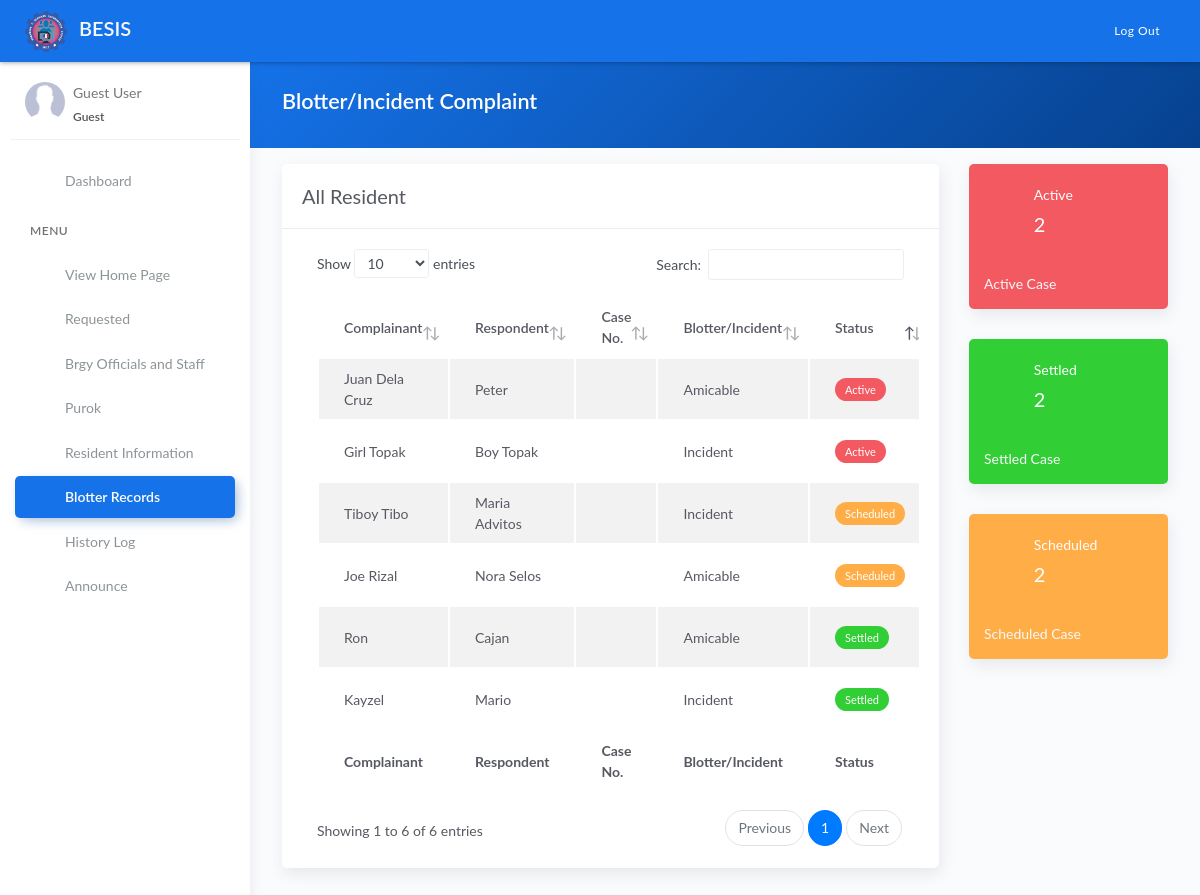
The page /blotter.php on the database its author committed.
### tables this page shows
CREATE TABLE `tblblotter` (
  `id` int(11) NOT NULL AUTO_INCREMENT,
  `complainant` varchar(100) DEFAULT NULL,
  `respondent` varchar(100) DEFAULT NULL,
  `victim` varchar(100) DEFAULT NULL,
  `type` varchar(100) DEFAULT NULL,
  `location` varchar(100) DEFAULT NULL,
  `date` date DEFAULT NULL,
  `time` time DEFAULT NULL,
  `details` varchar(10000) DEFAULT NULL,
  `status` varchar(50) DEFAULT NULL,
  PRIMARY KEY (`id`)
);

### blotter.php (the view, shortened to what this page needs)
<?php include 'server/server.php' ?>
<?php
	$query = "SELECT * FROM tblblotter ORDER BY id DESC";
    $result = $conn->query($query);
    $blotter = array();
	while($row = $result->fetch_assoc()){
		$blotter[] = $row;
	}
	$query1 = "SELECT * FROM tblblotter WHERE `status`='Active'";
    $result1 = $conn->query($query1);
	$active = $result1->num_rows;
	$query2 = "SELECT * FROM tblblotter WHERE `status`='Scheduled'";
    $result2 = $conn->query($query2);
	$scheduled = $result2->num_rows;
	$query3 = "SELECT * FROM tblblotter WHERE `status`='Settled'";
    $result3 = $conn->query($query3);
	$settled = $result3->num_rows;
?>
<!DOCTYPE html>
<html lang="en">
<head>
	<?php include 'templates/header.php' ?>
</head>
<body>
	<div class="wrapper">
		<?php include 'templates/main-header.php' ?>
		<?php include 'templates/sidebar.php' ?>
		<div class="main-panel">
			<div class="content">
				<div class="panel-header bg-primary-gradient">
					<div class="page-inner">
						<div class="d-flex align-items-left align-items-md-center flex-column flex-md-row">
							<div>
								<h2 class="text-white fw-bold">Blotter/Incident Complaint</h2>
							</div>
						</div>
					</div>
				</div>
				<div class="page-inner">
					<div class="row mt--2">
						<div class="col-md-9">
							<div class="card">
								<div class="card-header">
									<div class="card-head-row">
										<div class="card-title">All Resident</div>
									</div>
								</div>
								<div class="card-body">
									<div class="table-responsive">
										<table id="blottertable" class="display table table-striped">
											<thead>
												<tr>
													<th scope="col">Complainant</th>
													<th scope="col">Respondent</th>
													<th scope="col">Case No.</th>
													<th scope="col">Blotter/Incident</th>
													<th scope="col">Status</th>
												</tr>
											</thead>
											<tbody>
												<?php if(!empty($blotter)): ?>
													<?php foreach($blotter as $row): ?>
													<tr>
														<td><?= ucwords($row['complainant']) ?></td>
														<td><?= ucwords($row['respondent']) ?></td>
														<td><?= ucwords($row['casenum']) ?></td>
														<td><?= ucwords($row['type']) ?></td>
														<td>
															<?php if($row['status']=='Scheduled'): ?>
																<span value="Scheduled" class="badge badge-warning">Scheduled</span>
															<?php elseif($row['status']=='Active'): ?>
																<span value="Active" class="badge badge-danger">Active</span>
															<?php else: ?>
																<span value="Settled" class="badge badge-success">Settled</span>
															<?php endif ?>
														</td>
													</tr>
													<?php endforeach ?>
												<?php endif ?>
											</tbody>
											<tfoot>
												<tr>
													<th scope="col">Complainant</th>
													<th scope="col">Respondent</th>
													<th scope="col">Case No.</th>
													<th scope="col">Blotter/Incident</th>
													<th scope="col">Status</th>
												</tr>
											</tfoot>
										</table>
									</div>
								</div>
							</div>
						</div>
						<div class="col-md-3">
							<div class="card card-stats card-danger card-round">
								<div class="card-body">
									<div class="row">
										<div class="col-3">
											<div class="icon-big text-center">
											</div>
										</div>
										<div class="col-3 col-stats">
											<div class="numbers">
												<p class="card-category">Active</p>
												<h4 class="card-title"><?= number_format($active) ?></h4>
											</div>
										</div>
									</div>
								</div>
								<div class="card-body">
									<a href="javascript:void(0)" id="activeCase" class="card-link text-light">Active Case </a>
								</div>
							</div>
							<div class="card card-stats card-success card-round">
								<div class="card-body">
									<div class="row">
										<div class="col-3">
											<div class="icon-big text-center">
											</div>
										</div>
										<div class="col-3 col-stats">
											<div class="numbers">
												<p class="card-category">Settled</p>
												<h4 class="card-title"><?= number_format($settled) ?></h4>
											</div>
										</div>
									</div>
								</div>
								<div class="card-body">
									<a href="javascript:void(0)" id="settledCase" class="card-link text-light">Settled Case </a>
								</div>
							</div>
							<div class="card card-stats card-warning card-round">
								<div class="card-body">
									<div class="row">
										<div class="col-3">
											<div class="icon-big text-center">
											</div>
										</div>
										<div class="col-3 col-stats">
											<div class="numbers">
												<p class="card-category">Scheduled</p>
												<h4 class="card-title"><?= number_format($scheduled) ?></h4>
											</div>
										</div>
									</div>
								</div>
								<div class="card-body">
									<a href="javascript:void(0)" id="scheduledCase" class="card-link text-light">Scheduled Case </a>
								</div>
							</div>
						</div>
					</div>
				</div>
			</div>
		</div>
	</div>
</body>
</html>

### rows shown on the page
tblblotter: complainant "Ron", respondent "Cajan", type "Amicable", status "Settled"
tblblotter: complainant "Juan Dela Cruz", respondent "Peter", type "Amicable", status "Active"
tblblotter: complainant "Kayzel", respondent "Mario", type "Incident", status "Settled"
tblblotter: complainant "Girl Topak", respondent "Boy Topak", type "Incident", status "Active"
tblblotter: complainant "Tiboy Tibo", respondent "Maria Advitos", type "Incident", status "Scheduled"
tblblotter: complainant "Joe Rizal", respondent "Nora Selos", type "Amicable", status "Scheduled"

### other values the page prints
$active "2"
$settled "2"
$scheduled "2"
